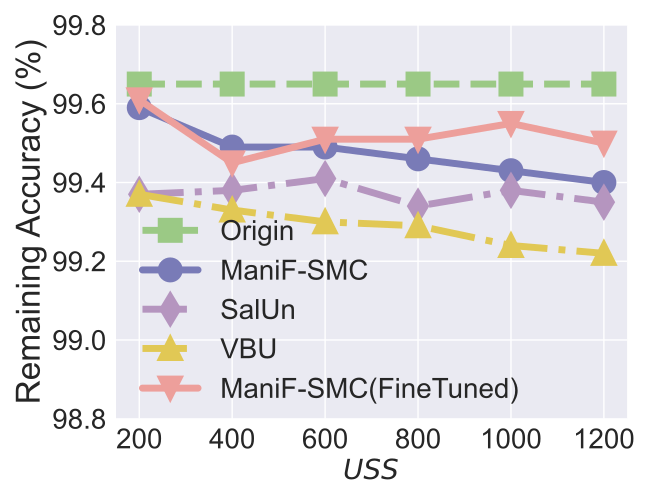

This chart was generated by the following Python code:


import numpy as np
import matplotlib.pyplot as plt

epsilon = 3
beta = 1 / epsilon


x=[1, 2, 3, 4, 5, 6]
# validation_for_plt =[97,95.8600, 94.9400, 93.5400, 93.2400]
# attack_for_plt=[0, 0.3524, 0, 0.1762, 0.1762]
# basic_for_plt=[99.8, 99.8, 99.8, 99.8, 99.8]

labels = ['200', '400', '600', '800', '1000', '1200']
# unl_org = [97.77, 97.55, 97.35, 97.29, 97.21, 97.21]


OUL_finetuned = [0.9961, 0.9945, 0.9951, 0.9951, 0.9955, 0.9950]

# unl_hess_r = [96.6, 96.66, 96.04, 95.94, 95.85, 97.21]
OUL = [0.9959, 0.9949, 0.9949, 0.9946, 0.9943, 0.9940]

org_acc = [0.9965, 0.9965, 0.9965, 0.9965, 0.9965, 0.9965]

salun_acc = [0.9937, 0.9938,  0.9941, 0.9934, 0.9938, 0.9935]
# unl_ss_wo = [94.32, 94.53, 94.78, 93.38, 94.04, 97.21]
vbu_ldp_acc = [0.9937, 0.9933, 0.9930, 0.9929, 0.9924, 0.9922]

for i in range(len(OUL)):
    OUL[i] = OUL[i]*100
    org_acc[i] = org_acc[i]*100
    salun_acc[i] = salun_acc[i]*100
    vbu_ldp_acc[i] = vbu_ldp_acc[i] * 100
    OUL_finetuned[i] = OUL_finetuned[i] * 100

plt.style.use('seaborn')
plt.figure(figsize=(6.5, 5.0))
l_w=5
m_s=15
marker_s = 3
markevery=1
#plt.figure(figsize=(8, 5.3))
#plt.plot(x, unl_fr, color='blue', marker='^', label='Retrain',linewidth=l_w, markersize=m_s)

#plt.plot(x, unl_ss_w, color='g',  marker='*',  label='PriMU$_{w}$',linewidth=l_w, markersize=m_s)
plt.plot(x, org_acc, linestyle='--', color='#9BC985',  marker='s', fillstyle='full', markevery=markevery, label='Origin',linewidth=l_w, markersize=m_s, markeredgewidth=marker_s)


plt.plot(x, OUL, linestyle='-', color='#797BB7', marker='o', fillstyle='full', markevery=markevery,
         label='ManiF-SMC', linewidth=l_w, markersize=m_s, markeredgewidth=marker_s)



plt.plot(x, salun_acc, linestyle='-.', color='#B595BF',  marker='d', fillstyle='full', markevery=markevery, label='SalUn',linewidth=l_w, markersize=m_s, markeredgewidth=marker_s)

plt.plot(x, vbu_ldp_acc, linestyle='-.', color='#E1C855',  marker='^', fillstyle='full', markevery=markevery,
         label='VBU',linewidth=l_w, markersize=m_s, markeredgewidth=marker_s)

plt.plot(x, OUL_finetuned, linestyle='-', color='#ED9F9B',  marker='v', fillstyle='full', markevery=markevery, label='ManiF-SMC(FineTuned)',linewidth=l_w, markersize=m_s, markeredgewidth=marker_s)



# plt.grid()
leg = plt.legend(fancybox=True, shadow=True)
# plt.xlabel('Malicious Client Ratio (%)' ,fontsize=16)
plt.ylabel('Remaining Accuracy (%)' ,fontsize=24)
my_y_ticks = np.arange(98.8, 99.9, 0.2)
plt.yticks(my_y_ticks,fontsize=20)
plt.xlabel('$\it USS$' ,fontsize=20)

plt.xticks(x, labels, fontsize=20)
# plt.title('CIFAR10 IID')

# plt.annotate(r"1e0", xy=(0.1, 1.01), xycoords='axes fraction', xytext=(-10, 10), textcoords='offset points', ha='right', va='center', fontsize=15)


# plt.title('(c) Utility Preservation', fontsize=24)
plt.legend(loc=(0.03, 0.01),fontsize=20)
plt.tight_layout()
#plt.title("MNIST")
plt.rcParams['figure.figsize'] = (2.0, 1)
plt.rcParams['image.interpolation'] = 'nearest'
plt.rcParams['figure.subplot.left'] = 0.11
plt.rcParams['figure.subplot.bottom'] = 0.08
plt.rcParams['figure.subplot.right'] = 0.977
plt.rcParams['figure.subplot.top'] = 0.969
plt.savefig('MNIST_model_RA_uss_finetuned.pdf', format='pdf', dpi=200)
plt.show()
